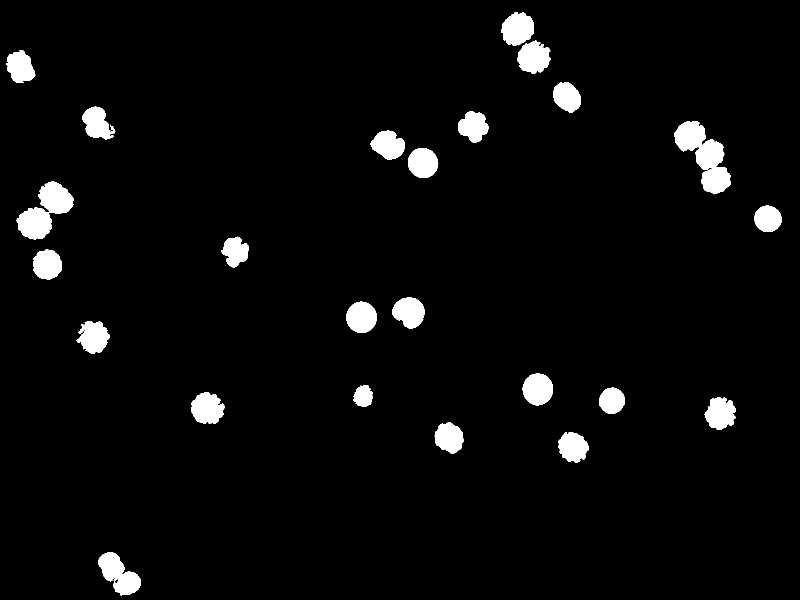
#> input picture img/embryos_binary.png, 1600 x 1200 px, found by its file name (shown at 1/2 size)
$ python task_1.py
#> lines starting #> are read from the running program, lines starting #| are printed output that depends on the picture; after the words box and inside, x2 and y2 are one past the last pixel; in counts of white or black regions, pixels touching at a corner belong together
import numpy as np
import matplotlib.pyplot as plt
import skimage
from skimage.color import label2rgb as sk_label2rgb
import cv2
from skimage import io
import os
import sys

BASE_DIRECTORY = '/Users/laurinerichlitzki/laurinesrepository/semester6/img'


# teilaufgabe a, geeignete segmentierung des bildes
# threshold otsu
def segmentation(img):
    T_otsu = skimage.filters.threshold_otsu(img)
    binary = np.where(img <= T_otsu, 0, 255).astype(np.uint8)
    return binary


# durch segmentierung skalierung aus dem bild entfernt

# teilaufgabe b detektion einzelobjekte, label-methode
def RegionLabeling(image):
    height, width = image.shape[:2]
    labeled = np.zeros_like(image, dtype=int)
    label = 2  # Start bei 2, 0 = Hintergrund, 1 = noch nicht gelabelt
    for i in range(height):
        for j in range(width):
            if image[i, j] == 1 and labeled[i, j] == 0:  # 1 noch nicht zugeordnet/gelabelt, 0 im endbild
                FloodFill(image, labeled, i, j, label)
                label += 1
    return labeled


def FloodFill(image, labeled, i, j, label):
    height, width = image.shape[:2]
    if not (0 <= i < height and 0 <= j < width):
        return  # bildränder!!
    if image[i, j] == 1 and labeled[i, j] == 0:
        labeled[i, j] = label
        # 4nb, 8er macht nicht unbedingt einen unterschied
        FloodFill(image, labeled, i - 1, j, label)  # oben
        FloodFill(image, labeled, i + 1, j, label)  # unten
        FloodFill(image, labeled, i, j - 1, label)  # links
        FloodFill(image, labeled, i, j + 1, label)  # rechts


def label2rgb(label_img):
    h, w = label_img.shape
    out = np.zeros((h, w, 3), dtype=np.uint8)
    num_labels = label_img.max()
    np.random.seed(0)

    for label in range(3, num_labels + 1):  # Label startet bei 2
        color = np.random.randint(0, 255, size=3)
        out[label_img == label] = color

    return out


# teilaufgabe c/d relevante merkmale für einzelobjekte, fläche und ein weiteres relevantes merkmal zu form/rundheit
# und rausfiltern
def berechne_merkmale_und_filtere(labeled_img, min_area=150, min_circularity=0.7):
    props = skimage.measure.regionprops(labeled_img)
    gefilterte_labels = []

    print("Gefundene Objekte und Merkmale:")

    for region in props:
        area = region.area
        perimeter = region.perimeter
        if perimeter > 0:
            circularity = 4 * np.pi * area / (perimeter ** 2)
        else:
            circularity = 0

        label = region.label
        print(f"objekt {label}: fläche = {area}, umfang = {perimeter:.2f}, rundheit = {circularity:.3f}")

        if area >= min_area and circularity >= min_circularity:
            gefilterte_labels.append(label)

    return gefilterte_labels

# teilaufgabe e visualisierung von den verbliebenen objekten mit ursprünglichen labels
def visualisiere_gefilterte(labeled_img, original_img, gefilterte_labels):
    overlay = cv2.cvtColor((original_img * 255).astype(np.uint8), cv2.COLOR_GRAY2BGR)

    for label in gefilterte_labels:
        coords = np.column_stack(np.where(labeled_img == label))
        y, x = coords.mean(axis=0).astype(int)  # Schwerpunkt
        cv2.putText(overlay, str(label), (x, y), cv2.FONT_HERSHEY_SIMPLEX, 0.9, (154,205,50), 1, cv2.LINE_AA)

    plt.imshow(overlay)
    plt.title('gefilterte objekte mit label-overlay')
    plt.axis('off')
    plt.show()

def zeige_gefilterte_labels_farbig(labeled_img, gefilterte_labels):
    maske = np.isin(labeled_img, gefilterte_labels) * labeled_img  # nur gefilterte Labels
    farbig = sk_label2rgb(maske, bg_label=0)  # echte skimage-Funktion

    plt.imshow(farbig)
    plt.title("gefilterte (runde) objekte farbig")

    for label in gefilterte_labels:
        coords = np.column_stack(np.where(labeled_img == label))
        y, x = coords.mean(axis=0).astype(int)
        plt.text(x, y, str(label), color='black', fontsize=8, ha='center', va='center',
                 bbox=dict(facecolor='black', edgecolor='none', pad=1.0, alpha=0.5))

    plt.axis('off')
    plt.show()


if __name__ == '__main__':
    img = io.imread(os.path.join(BASE_DIRECTORY, 'embryos_binary.png'), as_gray=True)
#> img: shape (1200, 1600) float64; values 0 (black) and 1 (white), 3.9% white; 24 white regions, largest, box (x1, y1, x2, y2) and area: (1348, 242, 1462, 389) 7780, (33, 363, 147, 479) 6600, (196, 1104, 282, 1191) 4011

    seg_img = segmentation(img)
#> in segmentation, `T_otsu = skimage.filters.threshold_otsu(img)`: T_otsu = 0.00195
    plt.imshow(seg_img, cmap='gray')
    plt.title('Segmentiertes Bild')
    plt.axis('off')
    plt.show()

    sys.setrecursionlimit(4000)

    labeled = RegionLabeling(seg_img // 255)
#> after the loop in RegionLabeling, `for i in range(height):`: image: shape (1200, 1600); values 0 (black) and 1 (white), 3.9% white; 24 white regions
#> after the loop in RegionLabeling, `for i in range(height):`: label = 28
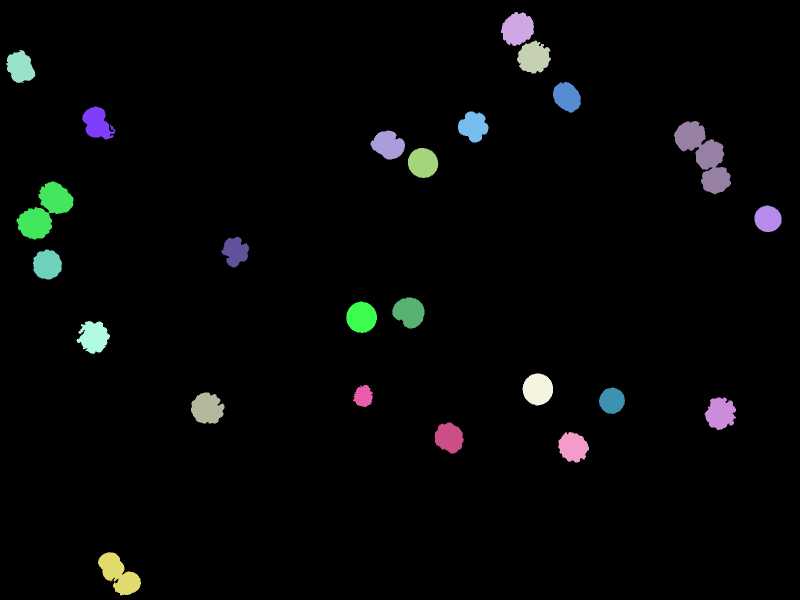
#> labeled: shape (1200, 1600) int64 (shown at 1/2 size); 27 distinct labels, from 0 to 27; one colour per label, 0 black

    colored = label2rgb(labeled)
#> in label2rgb, `num_labels = label_img.max()`: num_labels = 27
#> after the loop in label2rgb, `for label in range(3, num_labels + 1):`:
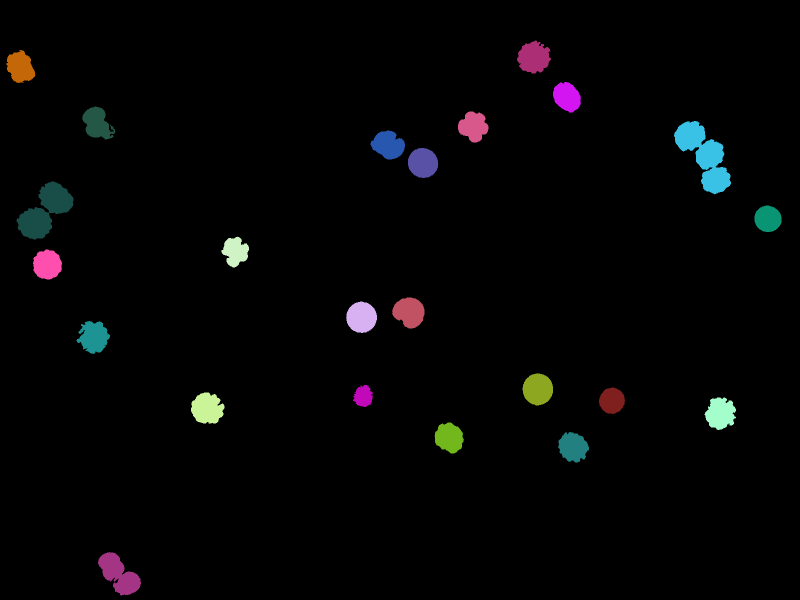
#> out: shape (1200, 1600, 3) (shown at 1/2 size); mean of channels 0, 1, 2 4.6, 4.6, 5.1; drawn as R, G, B
    plt.imshow(colored)
    plt.axis('off')
    plt.title('Region Labels')
    plt.show()

    labels = np.unique(labeled)
#> labels = 27 values from 0 to 27
    print("vergebene labels:", labels)
#| vergebene labels: [ 0  2  3  4  5  6  7  8  9 10 11 12 13 14 15 16 17 18 19 20 21 22 23 24
#|  25 26 27]
    num_regions = len(labels) - (1 if 0 in labels else 0)
#> num_regions = 26
    print("anzahl regionen:", num_regions)
#| anzahl regionen: 26

    gelabelte_pixel = np.sum(labeled > 0)
#> gelabelte_pixel = 74711
    print("anzahl gelabelter pixel:", gelabelte_pixel)
#| anzahl gelabelter pixel: 74711

    for label in labels:
        count = np.sum(labeled == label)
        print(f"label {label}: {count} pixel")
#> this loop made 27 passes
#> count on passes 1 to 12: 1845289, 3262, 3170, 1, 2641, 2476, 2716, 2614, 7780, 2762, 2842, 6600
#| label 0: 1845289 pixel
#| label 2: 3262 pixel
#| label 3: 3170 pixel
#| label 4: 1 pixel
#| label 5: 2641 pixel
#| label 6: 2476 pixel
#| label 7: 2716 pixel
#| label 8: 2614 pixel
#> (further printed lines are left out)

    gefilterte = berechne_merkmale_und_filtere(labeled)
#> in berechne_merkmale_und_filtere, `props = skimage.measure.regionprops(labeled_img)`: props = 26 regions; largest, box (x1, y1, x2, y2) and area: (1348, 242, 1462, 389) 7780, (33, 363, 147, 479) 6600, (196, 1104, 282, 1191) 4010, (1002, 24, 1068, 92) 3262, (1034, 81, 1102, 147) 3170
#> the loop in berechne_merkmale_und_filtere, `for region in props:` made 26 passes
#> (area, perimeter, circularity) on passes 1, 2, 4, 5, 6, 7, 8, 9, 10, 11, 12, 13: (3262, 240.4, 0.709), (3170, 267.7, 0.556), (2641, 222.8, 0.668), (2476, 192.7, 0.838), (2716, 294, 0.395), (2614, 212.5, 0.727), (7780, 594.9, 0.276), (2762, 218.1, 0.73), (2842, 197.6, 0.915), (6600, 478.9, 0.362), (2252, 175.4, 0.919), (2226, 216.3, 0.598)
#| objekt 2: fläche = 3262.0, umfang = 240.38, rundheit = 0.709
#| objekt 3: fläche = 3170.0, umfang = 267.66, rundheit = 0.556
#| objekt 4: fläche = 1.0, umfang = 0.00, rundheit = 0.000
#| objekt 5: fläche = 2641.0, umfang = 222.82, rundheit = 0.668
#| objekt 6: fläche = 2476.0, umfang = 192.65, rundheit = 0.838
#| objekt 7: fläche = 2716.0, umfang = 293.97, rundheit = 0.395
#| objekt 8: fläche = 2614.0, umfang = 212.51, rundheit = 0.727
#| objekt 9: fläche = 7780.0, umfang = 594.88, rundheit = 0.276
#> (further printed lines are left out)
#> after the loop in berechne_merkmale_und_filtere, `for region in props:`: gefilterte_labels = [2, 6, 8, 10, 11, 13, 15, 16, 17, 19, 21, 24]
#> gefilterte = [2, 6, 8, 10, 11, 13, 15, 16, 17, 19, 21, 24]

    visualisiere_gefilterte(labeled, img, gefilterte)
#> in visualisiere_gefilterte, overlay is the input picture: shape (1200, 1600, 3); 3.9% white; 24 white regions, largest, box (x1, y1, x2, y2) and area: (1348, 242, 1462, 389) 7780, (33, 363, 147, 479) 6600, (196, 1104, 282, 1191) 4011
#> the loop in visualisiere_gefilterte, `for label in gefilterte_labels:` made 12 passes
#> (label, y, x) on passes 1 to 12: (2, 57, 1034), (6, 193, 1133), (8, 252, 946), (10, 289, 776), (11, 325, 845), (13, 437, 1535), (15, 528, 94), (16, 623, 818), (17, 634, 722), (19, 778, 1075), (21, 801, 1223), (24, 875, 898)
#> after the loop in visualisiere_gefilterte, `for label in gefilterte_labels:`:
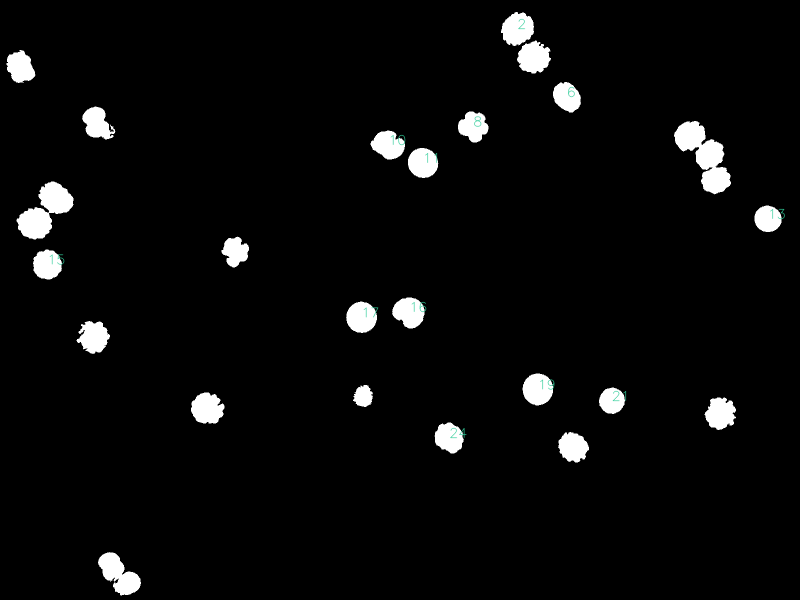
#> overlay: shape (1200, 1600, 3) (shown at 1/2 size); 0.12% of pixels changed, all inside (x1, y1, x2, y2) = (99, 37, 1570, 877)

    gefilterte_labels = berechne_merkmale_und_filtere(labeled, min_area=100, min_circularity=0.7)
#> the loop in berechne_merkmale_und_filtere (call 2), `for region in props:` made 26 passes
#| objekt 2: fläche = 3262.0, umfang = 240.38, rundheit = 0.709
#| objekt 3: fläche = 3170.0, umfang = 267.66, rundheit = 0.556
#| objekt 4: fläche = 1.0, umfang = 0.00, rundheit = 0.000
#| objekt 5: fläche = 2641.0, umfang = 222.82, rundheit = 0.668
#| objekt 6: fläche = 2476.0, umfang = 192.65, rundheit = 0.838
#| objekt 7: fläche = 2716.0, umfang = 293.97, rundheit = 0.395
#| objekt 8: fläche = 2614.0, umfang = 212.51, rundheit = 0.727
#| objekt 9: fläche = 7780.0, umfang = 594.88, rundheit = 0.276
#> (further printed lines are left out)
#> gefilterte_labels = [2, 6, 8, 10, 11, 13, 15, 16, 17, 19, 21, 24]
    zeige_gefilterte_labels_farbig(labeled, gefilterte_labels)
#> in zeige_gefilterte_labels_farbig, `maske = np.isin(labeled_img, gefilterte_labels) * labeled_img`:
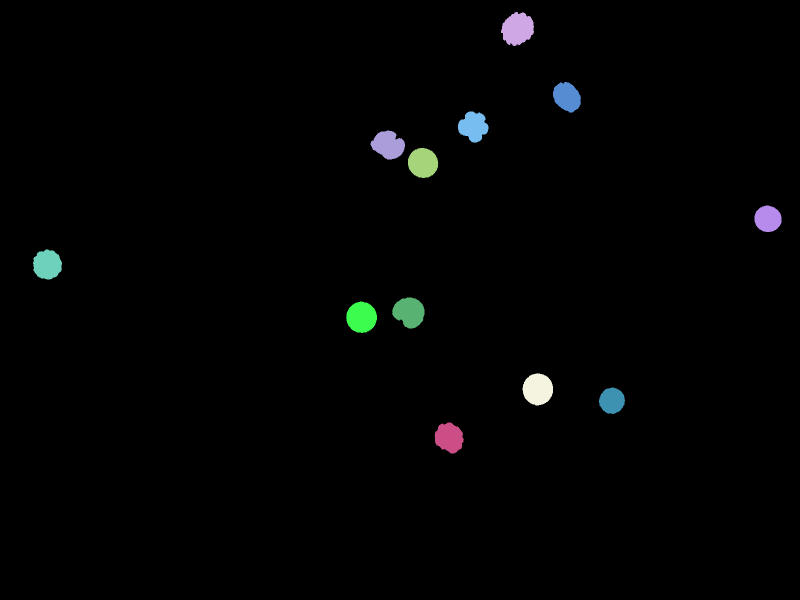
#> maske: shape (1200, 1600) int64 (shown at 1/2 size); 13 distinct labels, from 0 to 24; one colour per label, 0 black
#> the loop in zeige_gefilterte_labels_farbig, `for label in gefilterte_labels:` made 12 passes
